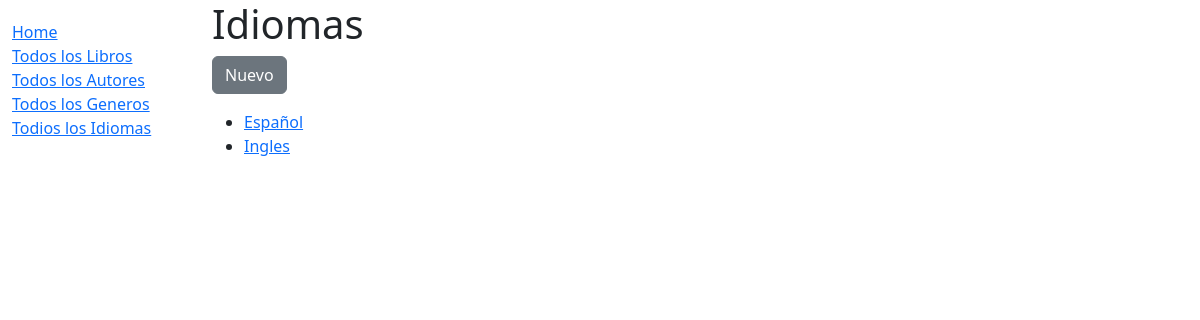
The page /catalogo/idiomas/ on the database as committed earlier.
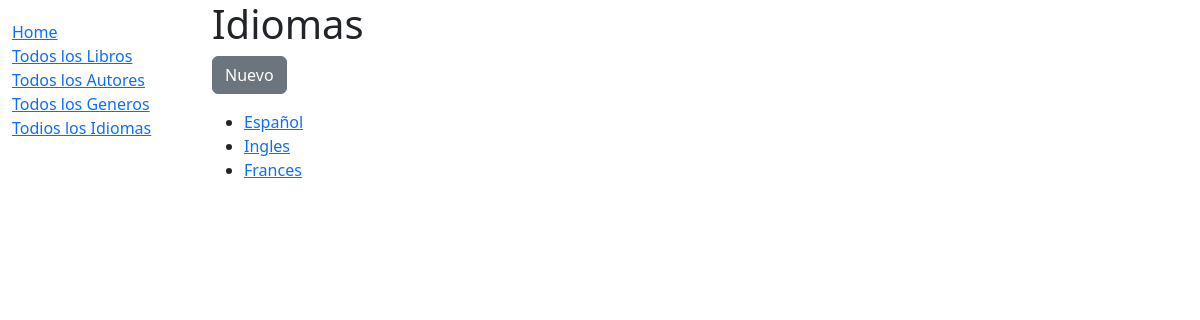
The same page on the database as committed later.
### catalogo/models.py (models this page shows, shortened)
class Idioma(models.Model):
    nombre = models.CharField(max_length=50, help_text="ingrese un idioma")

### catalogo/views.py (the view)
# urls.py: path('idiomas/', views.IdiomaListView.as_view(), name='idiomas'),
class IdiomaListView(generic.ListView):
    model = Idioma
    template_name = 'idiomas.html'
    def get_context_data(self, **kwargs):
        idiomas = Idioma.objects.all()
        context = super(IdiomaListView, self).get_context_data(**kwargs)
        context['idiomas'] = idiomas
        return context

### catalogo/templates/idiomas.html
{% extends "base.html" %}
{% block content %}
<h1>Idiomas</h1>
<p><a href="{% url 'idioma_new' %}" class="btn btn-secondary">Nuevo</a></p>
{% if idiomas %}
<ul>
    {% for idioma in idiomas %}
    <li>
        <a href="{% url 'idioma_update' idioma.id %}">{{ idioma.nombre }}</a>
    </li>
    {% endfor %}
</ul>
{% else %}
<p>Oops! No tenemos idiomas de libros en el catalogo.</p>
{% endif %}
{% endblock %}

### catalogo/templates/base.html (shortened to what this page needs)
<!DOCTYPE html>
<html lang="en">
<head>
    <link href="https://cdn.jsdelivr.net/npm/bootstrap@5.3.2/dist/css/bootstrap.min.css" rel="stylesheet">
    {% load static %}
    <link rel="stylesheet" href="{% static 'css/styles.css' %}">
</head>
<body>
    <div class="container-fluid">
        <div class="row">
            <div class="col-sm-2">
                {% block sidebar %}
                <ul class="sidebar-nav">
                    <li><a href="{% url 'index' %}">Home</a></li>
                    <li><a href="{% url 'libros' %}">Todos los Libros</a></li>
                    <li><a href="{% url 'autores' %}">Todos los Autores</a></li>
                    <li><a href="{% url 'generos' %}">Todos los Generos</a></li>
                    <li><a href="{% url 'idiomas' %}">Todios los Idiomas</a></li>
                </ul>
                {% endblock %}
            </div>
            <div class="col-sm-10">
                {% block content %}{% endblock %}
            </div>
        </div>
    </div>
</body>
</html>

### catalogo/static/css/styles.css (style rules this page uses)
.sidebar-nav { margin-top: 20px; padding: 0; list-style: none; }

Rows that differ between the two databases and show on the page:
added Idioma: nombre "Frances"
